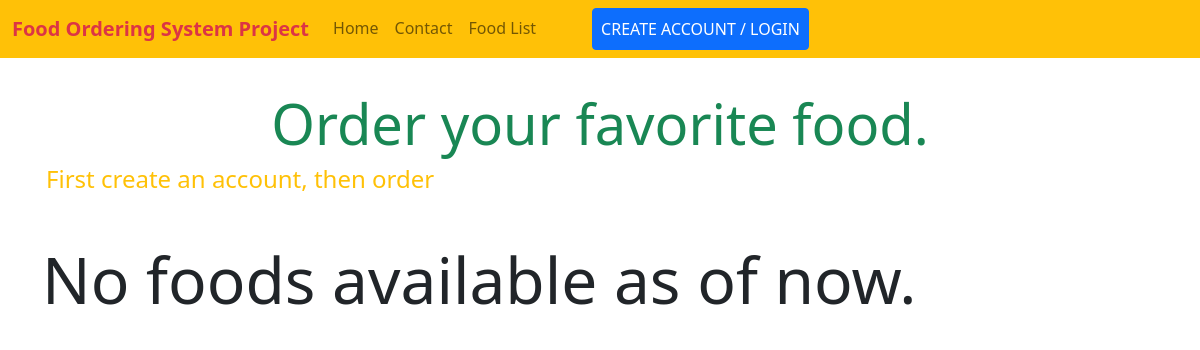
Before: /foods/ with the older database file.
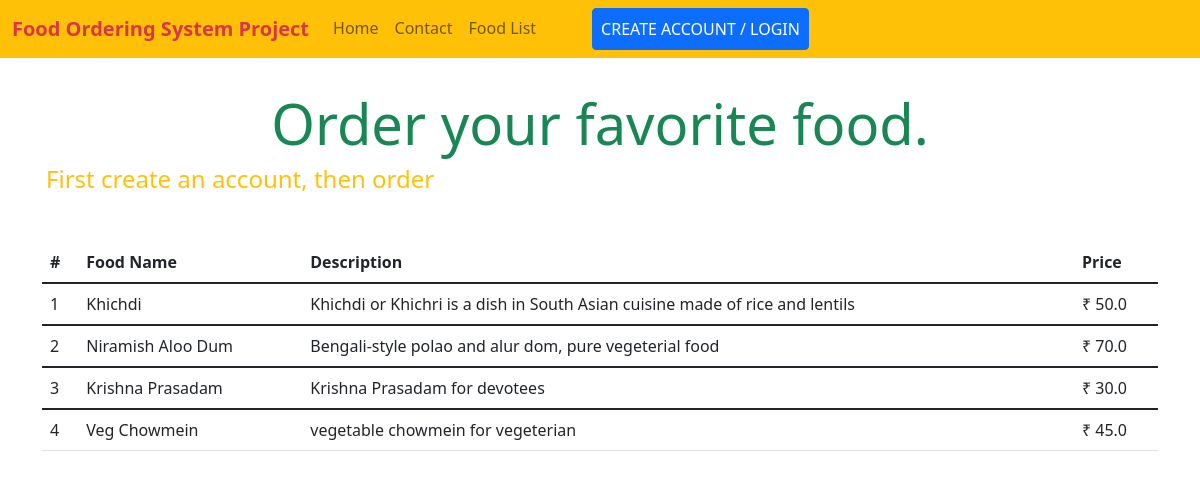
After: the same page with the newer database file.
### food/models.py (models this page shows, shortened)
class Food(models.Model):
    name = models.CharField(max_length=500)
    desc = models.TextField()
    price = models.FloatField()

### food/views.py (the view)
# urls.py: path("", food_list, name="food.food_list"),
def food_list(request):
    context = {}
    foods = Food.objects.all()
    context['foods'] = foods
    return render(request, "food_list.html", context)

### food/templates/food_list.html (shortened to what this page needs)
{% extends 'base.html' %}
{% block 'content' %}
<div class="container p-3 mt-3 mb-4">
    {% if request.user.is_authenticated %}
    <h2 class="display-5 text-center text-success">Hay <span class="fw-bold">{{ request.user.first_name }}</span>, Order
        your favorite food.</h2>
    {% else %}
    <h1 class="text-success display-4 text-center">Order your favorite food.</h1>
    <h4 class=" text-warning">First create an account, then order</h4>
    {% endif %}
</div>
{% if foods %}
<div class="container">
    <table class="table">
        <thead>
        <tr>
            <th scope="col">#</th>
            <th scope="col">Food Name</th>
            <th scope="col">Description</th>
            <th scope="col">Price</th>
        </tr>
        </thead>
        {% for food in foods %}
        <tbody>
        <tr>
            <td>{{ forloop.counter }}</td>
            <td>{{ food.name }}</td>
            <td>{{ food.desc }}</td>
            <td>₹ {{ food.price }}</td>
        </tr>
        </tbody>
        {% endfor %}
    </table>
</div>
{% else %}
<div class="container">
    <h2 class="display-3">No foods available as of now.</h2>
</div>
{% endif %}
{% endblock 'content' %}

### home/templates/base.html (shortened to what this page needs)
<!doctype html>
<html lang="en">
<head>
    <link href="https://cdn.jsdelivr.net/npm/bootstrap@5.1.3/dist/css/bootstrap.min.css" rel="stylesheet"
>
</head>
<body>
<nav class="navbar navbar-expand-lg navbar-light bg-warning">
    <div class="container-fluid">
        <a class="navbar-brand text-danger fw-bold" href="{% url 'home.home' %}">Food Ordering System Project</a>
        <div class="collapse navbar-collapse" id="navbarSupportedContent">
            <ul class="navbar-nav mb-2 mb-lg-0">
                <li class="nav-item">
                    <a class="nav-link" href="{% url 'home.home' %}">Home</a>
                </li>
                <li class="nav-item">
                    <a class="nav-link" href="{% url 'home.contact' %}">Contact</a>
                </li>
                <li class="nav-item">
                    <a class="nav-link" href="{% url 'food.food_list' %}">Food List</a>
                </li>
                {% if request.user.is_authenticated %}
                <li class="nav-item">
                    <a class="nav-link" href="{% url 'food.orders' %}">Orders</a>
                </li>
                <li class="nav-item">
                    <a class="nav-link" href="{% url 'home.account' %}">Account</a>
                </li>
                <li class="nav-item ms-5">
                    <a class="nav-link btn btn-secondary text-white" href="{% url 'home.logout' %}">Logout</a>
                </li>
                {% else %}
                <li class="nav-item ms-5">
                    <a class="nav-link btn btn-primary text-white" href="{% url 'home.register' %}">CREATE ACCOUNT /
                        LOGIN</a>
                </li>
                {% endif %}
            </ul>
        </div>
    </div>
</nav>
{% block 'content' %}
{% endblock 'content' %}
</body>
</html>

Changed rows visible on the page:
added Food: name "Khichdi", desc "Khichdi or Khichri is a dish in South Asian cuisine made of rice and lentils", price "50.0"
added Food: name "Niramish Aloo Dum", desc "Bengali-style polao and alur dom, pure vegeterial food", price "70.0"
added Food: name "Krishna Prasadam", desc "Krishna Prasadam for devotees", price "30.0"
added Food: name "Veg Chowmein", desc "vegetable chowmein for vegeterian", price "45.0"
Other visible differences:
text no longer shown: "No foods available as of now."
text now shown: "# Food Name Description Price"
